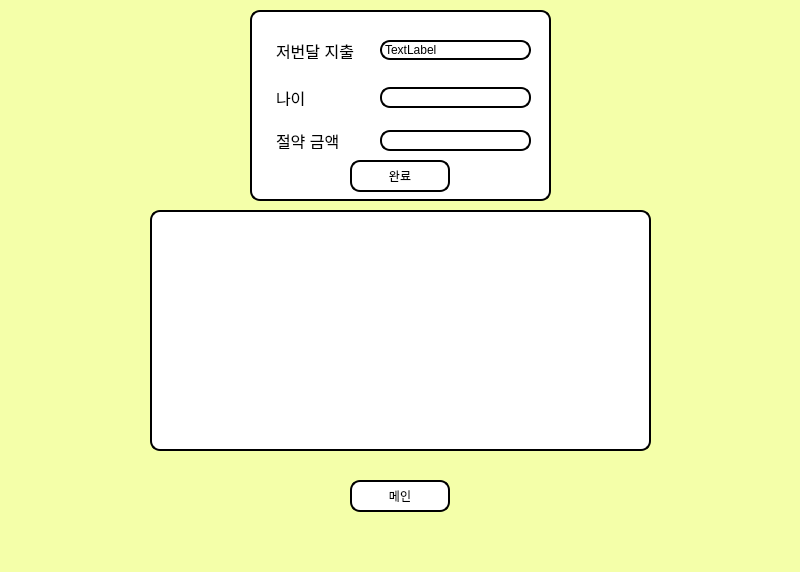
<?xml version="1.0" encoding="UTF-8"?>
<ui version="4.0">
 <class>Form</class>
 <widget class="QWidget" name="Form">
  <property name="geometry">
   <rect>
    <x>0</x>
    <y>0</y>
    <width>800</width>
    <height>572</height>
   </rect>
  </property>
  <property name="windowTitle">
   <string>Form</string>
  </property>
  <property name="styleSheet">
   <string notr="true">background-color:rgb(244, 255, 169);
font: 700 13pt &quot;Nanum Gothic&quot;; color:rgb(0, 0, 0);
</string>
  </property>
  <widget class="QTextBrowser" name="textBrowser">
   <property name="geometry">
    <rect>
     <x>150</x>
     <y>210</y>
     <width>501</width>
     <height>241</height>
    </rect>
   </property>
   <property name="styleSheet">
    <string notr="true">background-color:rgb(255, 255, 255);
border: 2px solid rgb(0, 0, 0);
border-radius: 10px
</string>
   </property>
  </widget>
  <widget class="QGroupBox" name="groupBox">
   <property name="geometry">
    <rect>
     <x>250</x>
     <y>10</y>
     <width>301</width>
     <height>191</height>
    </rect>
   </property>
   <property name="styleSheet">
    <string notr="true">background-color:rgb(255, 255, 255);
border: 2px solid rgb(0, 0, 0);
border-radius: 10px</string>
   </property>
   <property name="title">
    <string/>
   </property>
   <widget class="QLineEdit" name="lineEdit">
    <property name="geometry">
     <rect>
      <x>130</x>
      <y>120</y>
      <width>151</width>
      <height>21</height>
     </rect>
    </property>
   </widget>
   <widget class="QLineEdit" name="lineEdit_2">
    <property name="geometry">
     <rect>
      <x>130</x>
      <y>77</y>
      <width>151</width>
      <height>21</height>
     </rect>
    </property>
   </widget>
   <widget class="QLabel" name="label">
    <property name="geometry">
     <rect>
      <x>20</x>
      <y>77</y>
      <width>51</width>
      <height>21</height>
     </rect>
    </property>
    <property name="styleSheet">
     <string notr="true">background-color:rgb(255, 255, 255);
border: 2px solid white;
border-radius: 10px; 
selection-background-color: darkgray; 
font-size: 16px;
text-align: center;</string>
    </property>
    <property name="text">
     <string>나이</string>
    </property>
   </widget>
   <widget class="QLabel" name="label_2">
    <property name="geometry">
     <rect>
      <x>20</x>
      <y>120</y>
      <width>81</width>
      <height>21</height>
     </rect>
    </property>
    <property name="styleSheet">
     <string notr="true">background-color:rgb(255, 255, 255);
border: 2px solid white;
border-radius: 10px; 
selection-background-color: darkgray; 
font-size: 16px;
text-align: center;

</string>
    </property>
    <property name="text">
     <string>절약 금액</string>
    </property>
   </widget>
   <widget class="QPushButton" name="pushButton">
    <property name="geometry">
     <rect>
      <x>100</x>
      <y>150</y>
      <width>100</width>
      <height>32</height>
     </rect>
    </property>
    <property name="text">
     <string>완료</string>
    </property>
   </widget>
   <widget class="QLabel" name="label_3">
    <property name="geometry">
     <rect>
      <x>20</x>
      <y>30</y>
      <width>101</width>
      <height>21</height>
     </rect>
    </property>
    <property name="styleSheet">
     <string notr="true">background-color:rgb(255, 255, 255);
border: 2px solid white;
border-radius: 10px; 
selection-background-color: darkgray; 
font-size: 16px;
text-align: center;

</string>
    </property>
    <property name="text">
     <string>저번달 지출</string>
    </property>
   </widget>
   <widget class="QLabel" name="label_5">
    <property name="geometry">
     <rect>
      <x>130</x>
      <y>30</y>
      <width>151</width>
      <height>20</height>
     </rect>
    </property>
    <property name="text">
     <string>TextLabel</string>
    </property>
   </widget>
  </widget>
  <widget class="QPushButton" name="okay">
   <property name="geometry">
    <rect>
     <x>350</x>
     <y>480</y>
     <width>100</width>
     <height>32</height>
    </rect>
   </property>
   <property name="styleSheet">
    <string notr="true">background-color:rgb(255, 255, 255);
border: 2px solid rgb(0, 0, 0);
border-radius: 10px
</string>
   </property>
   <property name="text">
    <string>메인</string>
   </property>
  </widget>
 </widget>
 <resources/>
 <connections/>
</ui>
